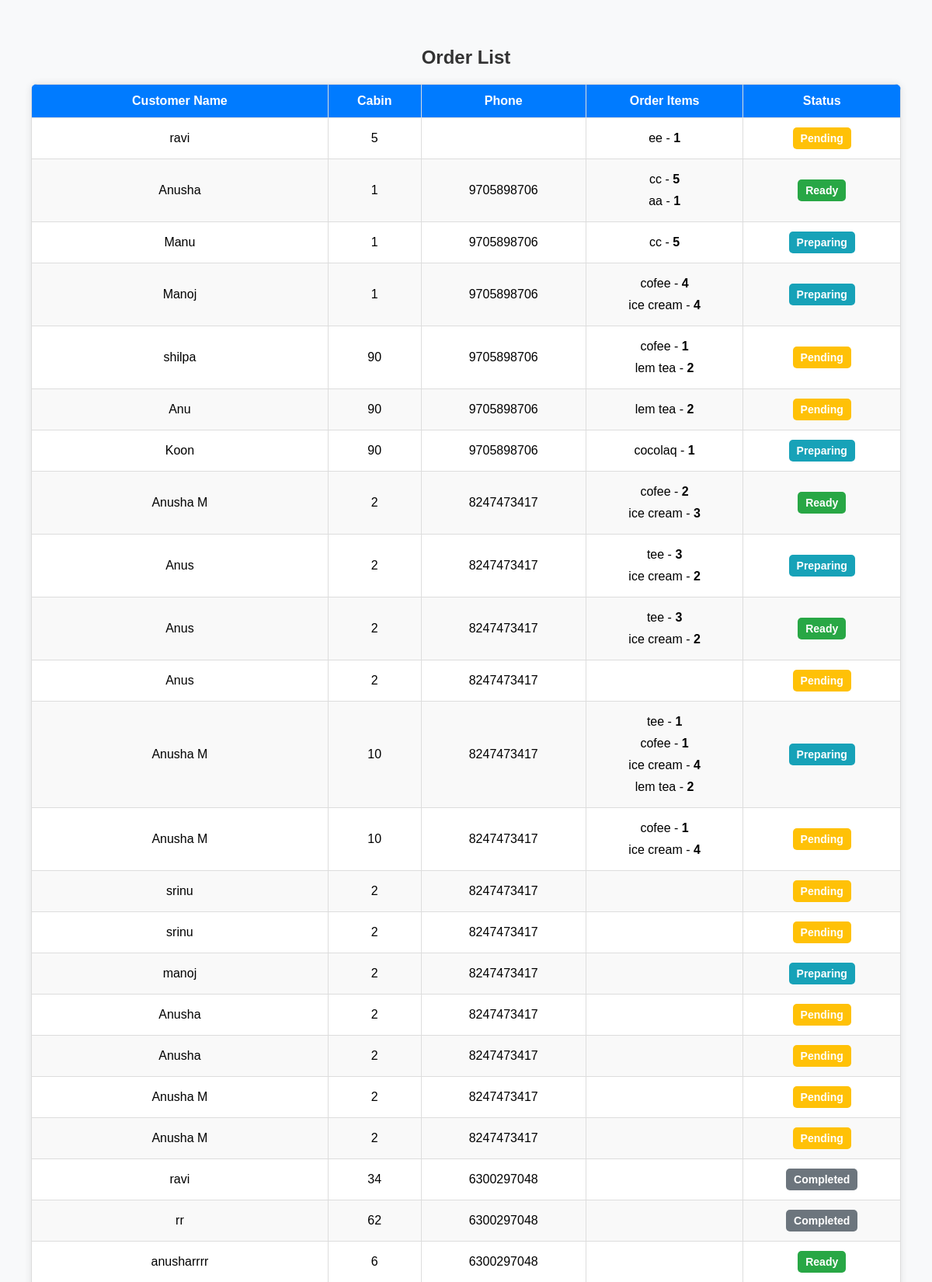
Screenshot of /a/orders/ (upper part) with the database file from the repository.
### rr/models.py (models this page shows, shortened)
class Order(models.Model):
    STATUS_CHOICES = [
        ('pending', 'Pending'),
        ('preparing', 'Preparing'),
        ('ready', 'Ready for Pickup'),
        ('completed', 'Completed')
    ]
    user = models.ForeignKey(User, on_delete=models.CASCADE, null=True, blank=True)  # Make user optional
    name = models.CharField(max_length=100)
    cabin = models.CharField(max_length=20)
    phone = models.CharField(max_length=15)
    order_items = models.ManyToManyField(MenuItem)  # Link to menu items
    status = models.CharField(max_length=20, choices=STATUS_CHOICES, default='pending')
    timestamp = models.DateTimeField(auto_now_add=True)
    class Meta:
        ordering = ['-timestamp']
    def __str__(self):
        return f"{self.name} - {', '.join([item.name for item in self.order_items.all()])} ({self.status})"

class OrderItem(models.Model):
    order = models.ForeignKey(Order, related_name='orderitems', on_delete=models.CASCADE)
    item = models.ForeignKey(MenuItem, on_delete=models.CASCADE)
    quantity = models.PositiveIntegerField(default=1)

class MenuItem(models.Model):
    name = models.CharField(max_length=100)
    available = models.BooleanField(default=True)
    not_available=models.BooleanField(default=False)
    state=models.BooleanField(default=False)
    created_at=models.DateTimeField(auto_now_add=True)
    class Meta:
        ordering=['-created_at']

### rr/views.py (the view)
# urls.py: path('a/orders/', views.orders_view, name='admin_orders'),
def orders_view(request):
    orders = Order.objects.prefetch_related('orderitems__item').all()  # Optimized query
    print("Orders Data:", orders)  # Debugging output
    for order in orders:
        print(f"Order: {order.name}, Status: {order.status}")
        for order_item in order.orderitems.all():
            print(f"  - Item: {order_item.item.name}, Quantity: {order_item.quantity}")
    return render(request, 'orders/view_orders.html', {'orders': orders})

### rr/templates/orders/view_orders.html (shortened to what this page needs)
<!DOCTYPE html>
<html lang="en">
<head>
</head>
<body>
    <h2>Order List</h2>
    <table>
        <thead>
            <tr>
                <th>Customer Name</th>
                <th>Cabin</th>
                <th>Phone</th>
                <th>Order Items</th>
                <th>Status</th>
            </tr>
        </thead>
        <tbody>
            {% for order in orders %}
            <tr>
                <td>{{ order.name }}</td>
                <td>{{ order.cabin }}</td>
                <td>{{ order.phone }}</td>
                <td>
                    <ul>
                        {% for order_item in order.orderitems.all %}
                            <li>{{ order_item.item.name }} - <strong>{{ order_item.quantity }}</strong></li>
                        {% endfor %}
                    </ul>
                </td>
                <td>
                    <span class="status status-{{ order.status|lower }}">
                        {{ order.status|title }}
                    </span>
                </td>
            </tr>
            {% empty %}
            <tr>
                <td colspan="5" style="text-align: center; font-size: 16px; color: #555;">No orders yet.</td>
            </tr>
            {% endfor %}
        </tbody>
    </table>
</body>
</html>

### rr/templates/orders/view_orders.html (style rules this page uses)
body { font-family: Arial, sans-serif; background-color: #f8f9fa; margin: 20px; padding: 20px; }
h2 { text-align: center; color: #333; }
table { width: 100%; border-collapse: collapse; background-color: #fff; box-shadow: 0px 0px 10px rgba(0, 0, 0, 0.1); border-radius: 8px; overflow: hidden; }
th, td { border: 1px solid #ddd; padding: 12px; text-align: center; }
th { background-color: #007bff; color: white; font-weight: bold; }
tr:nth-child(even) { background-color: #f9f9f9; }
.status { padding: 6px 10px; border-radius: 5px; font-size: 14px; font-weight: bold; display: inline-block; }
.status-pending { background-color: #ffc107; color: #fff; }
.status-preparing { background-color: #17a2b8; color: #fff; }
.status-ready { background-color: #28a745; color: #fff; }
.status-completed { background-color: #6c757d; color: #fff; }
ul { padding: 0; margin: 0; list-style: none; }
li { padding: 5px 0; }

### rows the page displays
Order: name "ravi", cabin "5", status "Pending"
OrderItem: item.name "ee", quantity "1"
Order: name "Anusha", cabin "1", phone "9705898706", status "Ready"
OrderItem: item.name "cc", quantity "5"
OrderItem: item.name "aa", quantity "1"
Order: name "Manu", cabin "1", phone "9705898706", status "Preparing"
OrderItem: item.name "cc", quantity "5"
Order: name "Manoj", cabin "1", phone "9705898706", status "Preparing"
OrderItem: item.name "cofee", quantity "4"
OrderItem: item.name "ice cream", quantity "4"
Order: name "shilpa", cabin "90", phone "9705898706", status "Pending"
OrderItem: item.name "cofee", quantity "1"
OrderItem: item.name "lem tea", quantity "2"
Order: name "Anu", cabin "90", phone "9705898706", status "Pending"
OrderItem: item.name "lem tea", quantity "2"
Order: name "Koon", cabin "90", phone "9705898706", status "Preparing"
OrderItem: item.name "cocolaq", quantity "1"
Order: name "Anusha M", cabin "2", phone "8247473417", status "Ready"
OrderItem: item.name "cofee", quantity "2"
OrderItem: item.name "ice cream", quantity "3"
Order: name "Anus", cabin "2", phone "8247473417", status "Preparing"
OrderItem: item.name "tee", quantity "3"
OrderItem: item.name "ice cream", quantity "2"
Order: name "Anus", cabin "2", phone "8247473417", status "Ready"
OrderItem: item.name "tee", quantity "3"
OrderItem: item.name "ice cream", quantity "2"
Order: name "Anus", cabin "2", phone "8247473417", status "Pending"
Order: name "Anusha M", cabin "10", phone "8247473417", status "Preparing"
OrderItem: item.name "tee", quantity "1"
OrderItem: item.name "cofee", quantity "1"
OrderItem: item.name "ice cream", quantity "4"
OrderItem: item.name "lem tea", quantity "2"
Order: name "Anusha M", cabin "10", phone "8247473417", status "Pending"
OrderItem: item.name "cofee", quantity "1"
OrderItem: item.name "ice cream", quantity "4"
Order: name "srinu", cabin "2", phone "8247473417", status "Pending"
Order: name "srinu", cabin "2", phone "8247473417", status "Pending"
Order: name "manoj", cabin "2", phone "8247473417", status "Preparing"
Order: name "Anusha", cabin "2", phone "8247473417", status "Pending"
Order: name "Anusha", cabin "2", phone "8247473417", status "Pending"
Order: name "Anusha M", cabin "2", phone "8247473417", status "Pending"
Order: name "Anusha M", cabin "2", phone "8247473417", status "Pending"
Order: name "ravi", cabin "34", phone "6300297048", status "Completed"
Order: name "rr", cabin "62", phone "6300297048", status "Completed"
Order: name "anusharrrr", cabin "6", phone "6300297048", status "Ready"
